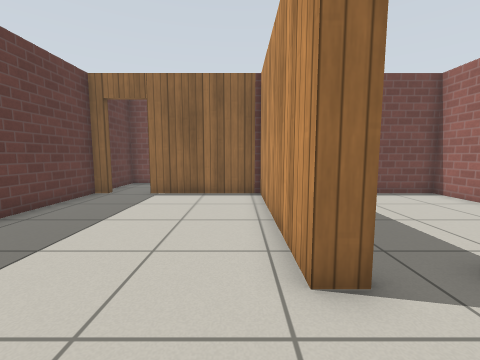
view 1 (above)

16 first-person views from a walk through a Gazebo world. The camera is 0.83 m above the floor, tilts 6° down and sees 90° across. The floor is counted in squares, 0.5 m on a side. Each view is taken from the middle of a square. On the plan, view 1 faces up. The plan holds only what a view shows up to about 14 squares ahead; the rest is blank. Simple patterns stand in for the simulator's built-in surfaces.

view 2
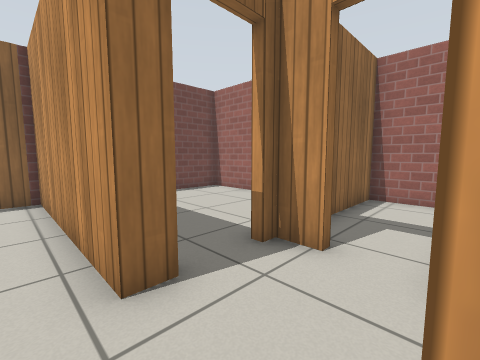

view 3
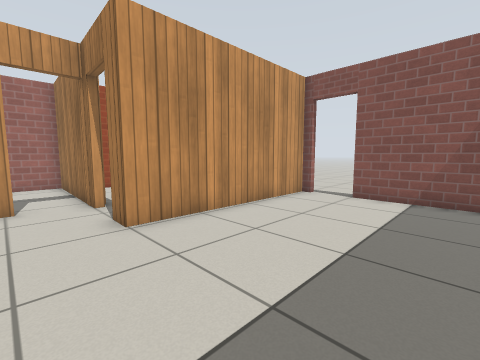

view 4
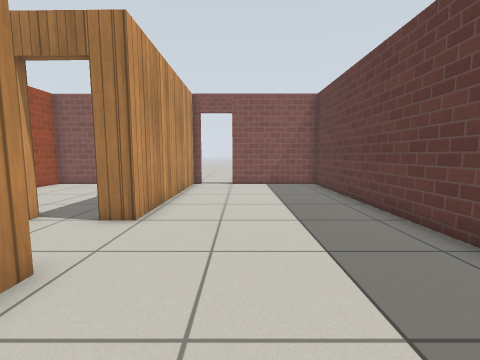

view 5
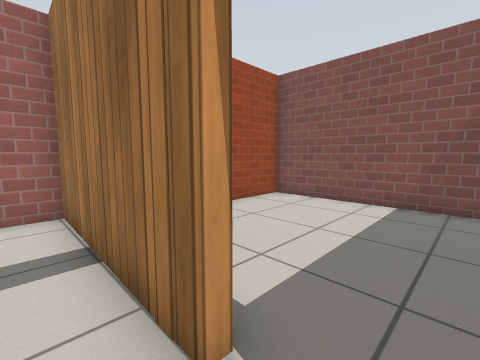

view 6
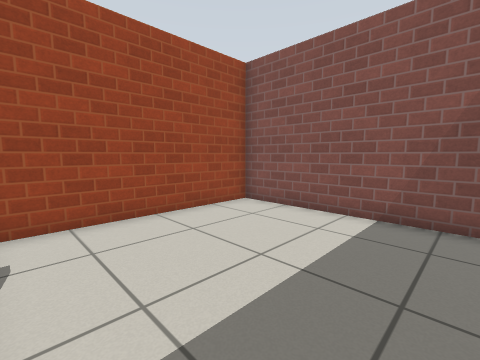

view 7
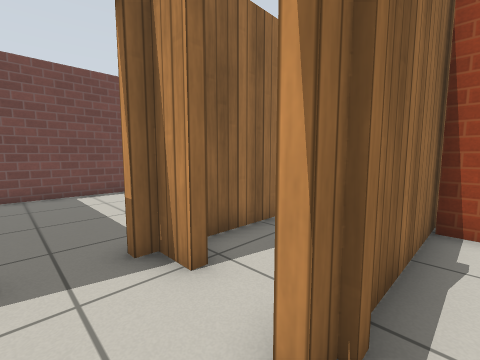

view 8
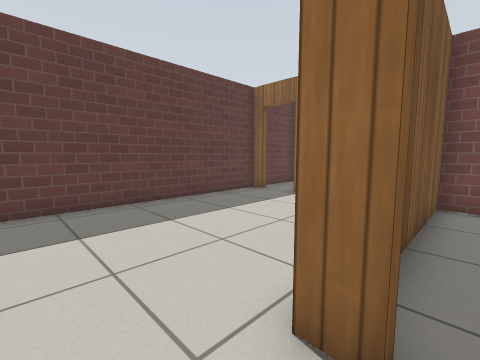

view 9
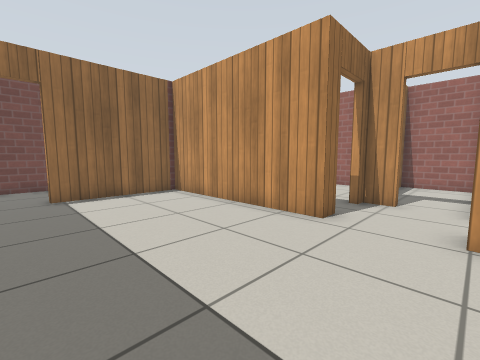

view 10
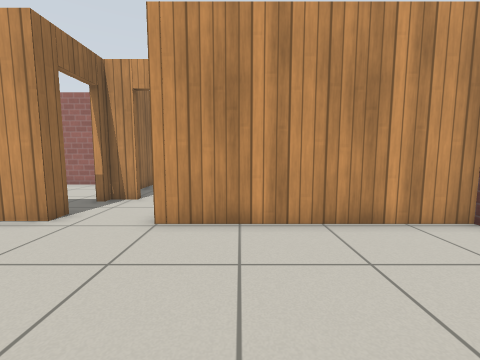

view 11
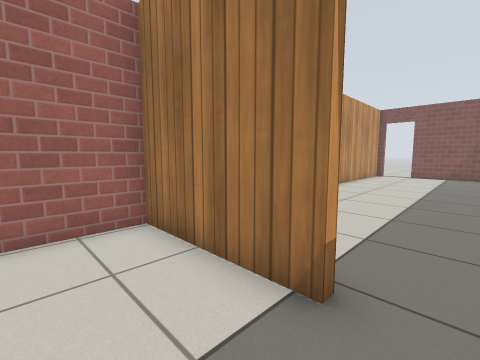

view 12
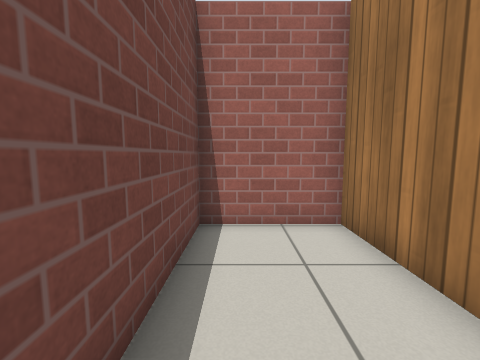

view 13
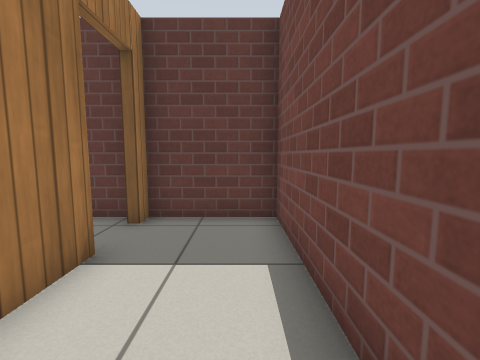

view 14
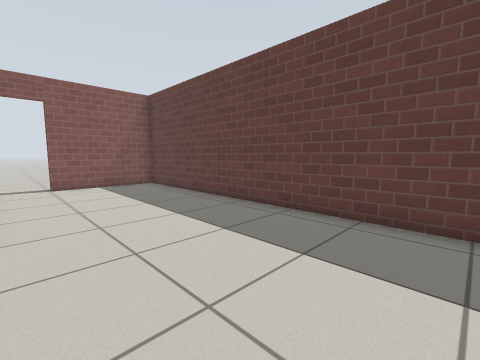

view 15
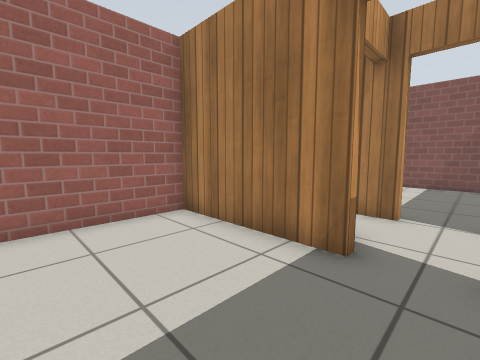

view 16
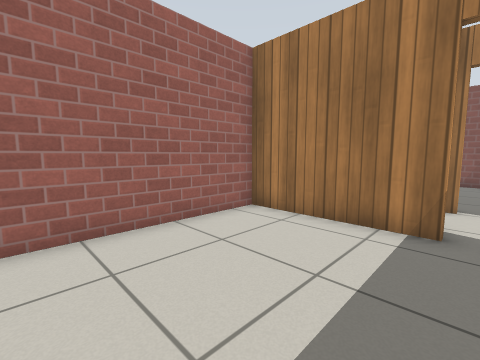

### Floor plan
Ten units are one square. View 1 is at (0, 0); x grows to the right and y downward. Boxes are objects, and circles mark ways between rooms. Rooms are numbered by the first view taken in them; rooms with no view inside come last. Other rooms are left out.
<svg viewBox="-68 -145 169 230">
<path fill="none" stroke="#000" d="M18 -28 9 -28 9 -103 -39 -103M38 -18 38 -28M1 76 6 76 6 -1 17 0M-63 -103 -63 76 -15 76M19 76 83 76 83 4M91 4 34 3M-39 -106 6 -106 6 -140 -63 -140 -63 -106M34 -31 83 -31 83 -103 12 -103 12 -55M34 0 96 1 96 -28 49 -28"/>
<circle cx="32" cy="-2" r="3" fill="#2a7"/>
<circle cx="-47" cy="-103" r="3" fill="#2a7"/>
<circle cx="25" cy="-30" r="3" fill="#2a7"/>
<text x="-20" y="-10">1</text>
<text x="50" y="40">2</text>
<text x="-20" y="-120">3</text>
<text x="50" y="-70">4</text>
<text x="70" y="-20">5</text>
</svg>
Room 1 opens to room 2. Room 1 opens to room 3. Room 1 opens to room 4.

Where each view was taken, in squares from view 1:
view 1: 0 up, 0 right, facing up
view 2: 0 up, 0 right, facing up-right
view 3: 2 up, 5 left, facing down-right
view 4: 6 up, 2 left, facing down
view 5: 1 up, 2 right, facing down-right
view 6: 1 down, 2 right, facing down-right
view 7: 1 down, 2 right, facing up-right
view 8: 1 up, 2 right, facing up-left
view 9: 0 up, 5 left, facing up-right
view 10: 2 down, 5 left, facing right
view 11: 13 up, 5 left, facing down-right
view 12: 13 up, 5 left, facing right
view 13: 13 up, 0 right, facing left
view 14: 6 up, 0 right, facing down-left
view 15: 7 up, 2 right, facing down-right
view 16: 9 up, 3 right, facing down-right
